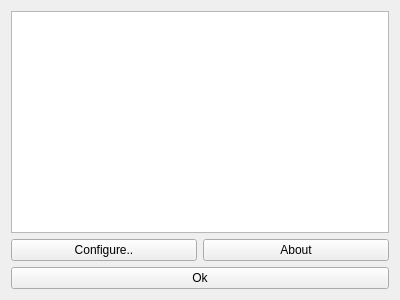
<?xml version="1.0" encoding="UTF-8"?>
<ui version="4.0">
 <class>PluginConf</class>
 <widget class="QWidget" name="PluginConf">
  <property name="geometry">
   <rect>
    <x>0</x>
    <y>0</y>
    <width>400</width>
    <height>300</height>
   </rect>
  </property>
  <property name="windowTitle">
   <string>Form</string>
  </property>
  <layout class="QVBoxLayout" name="verticalLayout">
   <item>
    <widget class="QListView" name="plugins"/>
   </item>
   <item>
    <layout class="QHBoxLayout" name="horizontalLayout">
     <item>
      <widget class="QPushButton" name="cnfButton">
       <property name="text">
        <string>Configure..</string>
       </property>
      </widget>
     </item>
     <item>
      <widget class="QPushButton" name="aboutButton">
       <property name="text">
        <string>About</string>
       </property>
      </widget>
     </item>
    </layout>
   </item>
   <item>
    <widget class="QPushButton" name="okButton">
     <property name="text">
      <string>Ok</string>
     </property>
    </widget>
   </item>
  </layout>
 </widget>
 <resources/>
 <connections/>
</ui>
